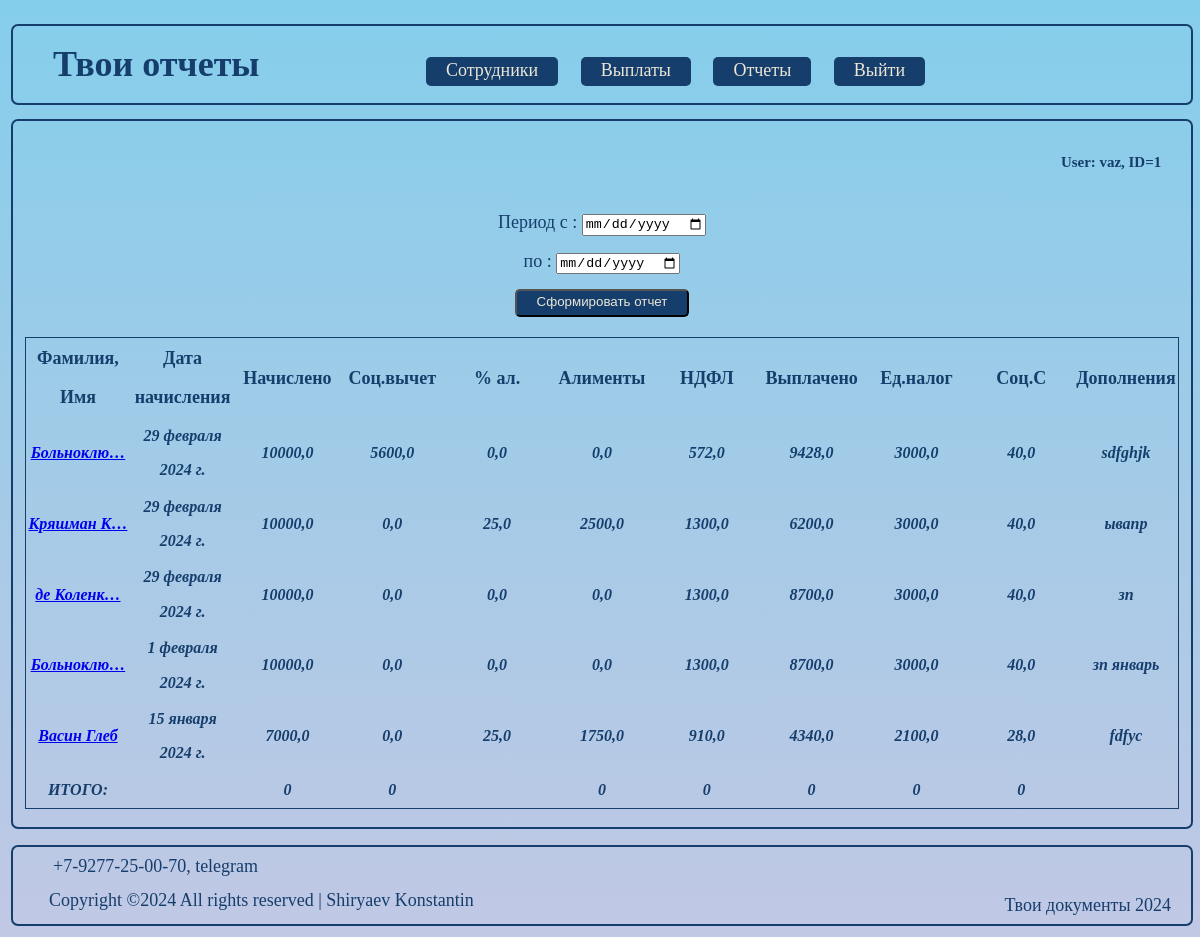
/report (signed in), run on an earlier commit of the app's database.
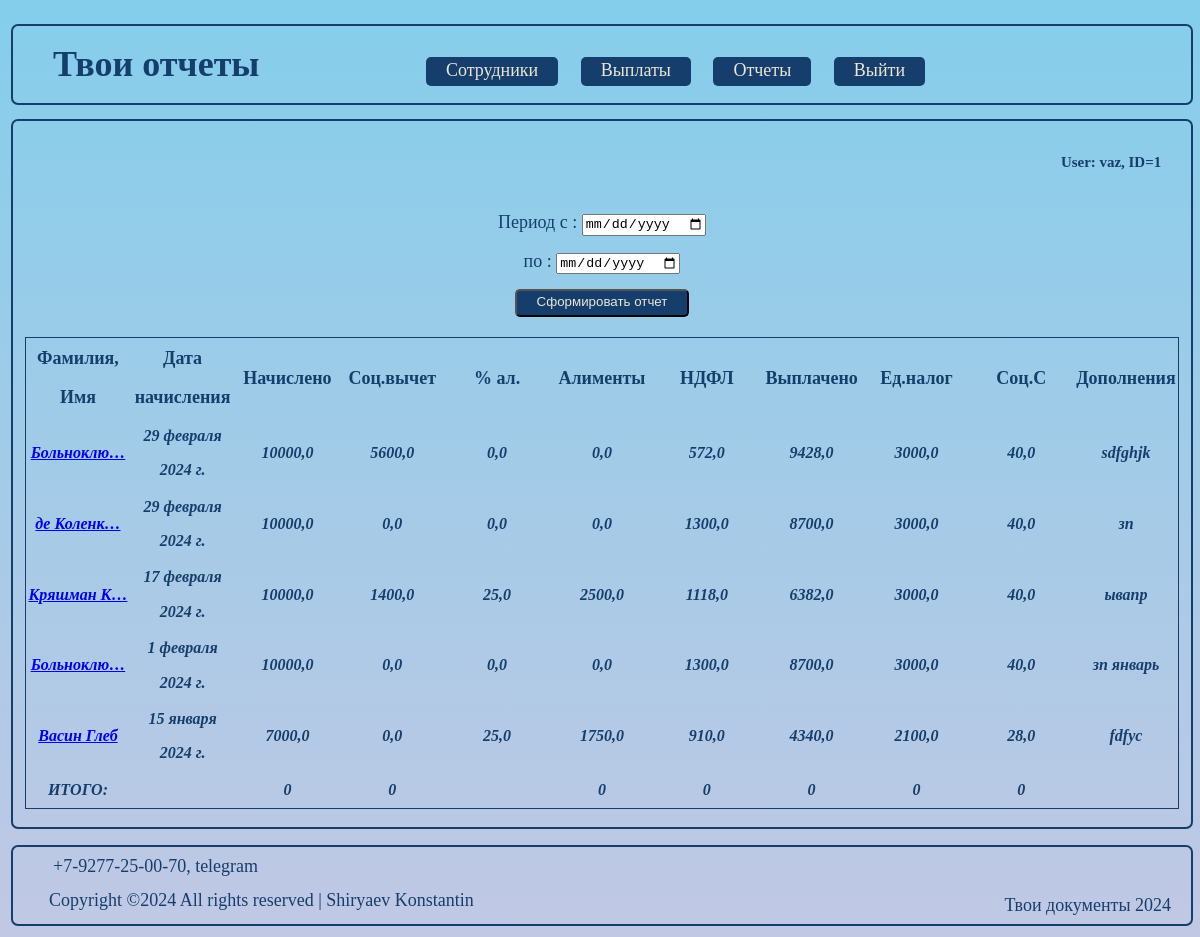
And on a later commit of the database.
### taxes/models.py (models this page shows, shortened)
class Accruals_and_taxes(models.Model):
    worker = models.ForeignKey(Staff, on_delete=models.CASCADE, verbose_name='Работник')
    payment_date = models.DateField(verbose_name='Дата выплаты')
    reporting_date = models.DateField(verbose_name='Дата начисления', default=default_datetime, blank= True,null=True)
    accrued = models.FloatField(verbose_name='Начислено')
    social_ded = models.FloatField(default=0, verbose_name='Соц.вычет уч.')
    alimony = models.FloatField(default=0, verbose_name='Алименты в %')
    description = models.TextField(blank=True, verbose_name='Описание')
    class Meta:
        verbose_name = 'Начисления'
    def income_tax(self):
        accrued = self.accrued
        social_ded = self.social_ded
        return (accrued - social_ded) * 0.13
    def alimony_tax(self):
        accrued = self.accrued
        alimony = self.alimony
        return accrued * alimony * 0.01
    def salary(self):
        accrued = self.accrued
        alimony_tax = self.alimony_tax()
        income_tax = self.income_tax()
        return accrued - (alimony_tax + income_tax)
    def single_tax(self):
        accrued = self.accrued
        return accrued * 0.3
    def injury_insurance(self):
        accrued = self.accrued
        return accrued * 0.004
    class Meta:
        verbose_name = 'Выплата'
        verbose_name_plural = 'Выплаты'

class Staff(models.Model):
    author = models.ForeignKey(User, on_delete=models.CASCADE, verbose_name='Компания')
    surname = models.CharField(max_length=24, verbose_name='Фамилия')
    name = models.CharField(max_length=24, verbose_name='Имя')
    patronimic = models.CharField(max_length=24, blank=True, verbose_name='Отчество')
    ITN = models.PositiveBigIntegerField(unique=True, validators=[MaxValueValidator(999999999999)], verbose_name='ИНН')
    post = models.CharField(max_length=24, verbose_name='Должность')
    dependents = models.IntegerField(default=0, verbose_name='Иждивенцы')
    employment_date = models.DateField(null=True, verbose_name='Дата приёма')
    description = models.TextField(max_length=150, blank=True, verbose_name='Описание')
    class Meta:
        ordering = ['surname']
        indexes = [
            models.Index(fields=['surname']),
            ]
        verbose_name = 'Сотрудники'
        verbose_name_plural = 'Персонал'
    def __str__(self):
        return f'{self.surname} {self.name}'

### taxes/views.py (the view, shortened to what this page needs)
# urls.py: path('report', FinreportList.as_view(queryset=Accruals_and_taxes.objects.all().order_by('-reporting_date', 'worker')), name='report'),
class FinreportList(LoginRequiredMixin, ListView):
    model = Accruals_and_taxes
    template_name = 'pay_charges/report.html'
    context_object_name = 'taxes'
    filter_class = ReportFilter
    def get_context_data(self, **kwargs):
        context = super().get_context_data(**kwargs)
        context['filter'] = ReportFilter(self.request.GET, queryset=self.get_queryset())
        d = self.request.GET.get # получаем параметры запроса (ключ: знчение)
        start_date = d('start_date') # получаем переменную start_date
        end_date = d('end_date') # получаем переменную end_date
        processed_request = Accruals_and_taxes.objects.filter(reporting_date__range = (start_date, end_date)) # находим отфильтрованные по дате ключ: значение словаря QuerySet
        def summ_accrued():
            summ = 0
            for item in processed_request.values('accrued'): # получаем начислеия за период
                for accrued in item.values():
                    for i in [accrued]:                      # получаем сумму начислений за период
                        summ += i
            return summ
        context['summ'] = summ_accrued
        def summ_social():
            summ = 0
            for item in processed_request:
                for i in [item.worker.dependents]:
                    if item.worker.dependents <= 2:
                        i = item.worker.dependents * 1400
                    elif item.worker.dependents >= 3:
                        i = (2800 + (3000 * int(item.worker.dependents - 2)))
                    else:
                        i = 0
                    summ += i
            return summ
        context['summ_social'] = summ_social
        def summ_social_d():
            summ = 0
            for item in processed_request:
                for i in [item.social_ded]:
                    summ += i
            return summ
        context['summ_social_d'] = summ_social_d
        def summ_inc_tax():
            summ = 0
            return summ
        context['summ_inc_tax'] = summ_inc_tax
        def summ_salary():
            summ = 0
            for item in processed_request:
                for i in [item.accrued - (item.accrued * item.alimony * 0.01) - (item.accrued - item.social_ded) * 0.13]:
                    summ += i
            return summ
        context['summ_salary'] = summ_salary
        def summ_alimony():
            summ = 0
            for item in processed_request:
                for i in [item.accrued * item.alimony * 0.01]:
                    summ += i
            return summ
        context['summ_al'] = summ_alimony
        def sum_singl_tax():
            summ = 0
            for item in processed_request:
                for i in [item.accrued * 0.3]:
                    summ += i
            return summ
        context['summ_singl_tax'] = sum_singl_tax
        def sum_injury_insurance():
            summ = 0
            for item in processed_request:
                for i in [item.accrued * 0.004]:
                    summ += i
            return summ
        context['summ_injury_insurance'] = sum_injury_insurance
        return context
    def get_queryset(self):
        self.filter = self.filter_class(self.request.GET, super().get_queryset())
        return self.filter.qs.all()

### taxes/templates/pay_charges/report.html (shortened to what this page needs)
{% extends 'flatpages/default.html' %}
{% block content %}
    <h5 class="title_1"> User: {{ request.user.username }},
        ID={{ request.user.id }}
    </h5>
    {% if taxes %}
    <div class="search_1">
        <form class="search-doc" method="GET">
            {{ filter.form }}
            <div class="d-grid gap-3 col-3 btn-wrapper">
                <input type="submit" class="btn" value="Сформировать отчет">
            </div>
    </div>
        <table class="table_blur">
            <thead>
                <tr>
                    <th scope="col">Фамилия, Имя</th>
                    <th scope="col">Дата начисления</th>
                    <th scope="col">Начислено</th>
                    <th scope="col">Соц.вычет</th>
                    <th scope="col">% ал.</th>
                    <th scope="col">Алименты</th>
                    <th scope="col">НДФЛ</th>
                    <th scope="col">Выплачено</th>
                    <th scope="col">Ед.налог</th>
                    <th scope="col">Соц.С</th>
                    <th scope="col">Дополнения</th>
                </tr>
            </thead>
            <tbody class="stab">
                {% for accruals_and_taxes in taxes %}
                    <tr>
                        <th scope="row"><a href="{% url 'charges' accruals_and_taxes.id %}" class="link-dark">
                            {{ accruals_and_taxes.worker|truncatechars:10 }}</a></th>
                        <th scope="row">{{ accruals_and_taxes.reporting_date }}</th>
                        <th scope="row">{{ accruals_and_taxes.accrued }}</th>
                        <th scope="row">{{ accruals_and_taxes.social_ded }}</th>
                        <th scope="row">{{ accruals_and_taxes.alimony }}</th>
                        <th scope="row">{{ accruals_and_taxes.alimony_tax }}</th>
                        <th scope="row">{{ accruals_and_taxes.income_tax }}</th>
                        <th scope="row">{{ accruals_and_taxes.salary }}</th>
                        <th scope="row">{{ accruals_and_taxes.single_tax }}</th>
                        <th scope="row">{{ accruals_and_taxes.injury_insurance }}</th>
                        <th scope="row">{{ accruals_and_taxes.description|truncatechars:12 }}</th>
                    </tr>
                     {% endfor %}
                    <tr>
                         <th scope="col">ИТОГО:</th>
                         <th scope="col"></th>
                         <th scope="col">{{ summ }}</th>
                         <th scope="col">{{ summ_social_d }}</th>
                         <th scope="col"></th>
                         <th scope="col">{{ summ_al }}</th>
                         <th scope="col">{{ summ_inc_tax }}</th>
                         <th scope="col">{{ summ_salary }}</th>
                         <th scope="col">{{ summ_singl_tax }}</th>
                         <th scope="col">{{ summ_injury_insurance }}</th>
                         <th scope="col"></th>
                    </tr>
            </tbody>
        </table>
    {% else %}
        <h2 class="doc-none">Отчетов нет!</h2>
    {% endif %}
{% endblock content %}

What changed in the data, as far as the page shows it:
shown differently, row unchanged: Accruals_and_taxes "зп": moves up the list
changed Accruals_and_taxes "ывапр": reporting_date "29 февраля 2024 г." → "17 февраля 2024 г."; social_ded "0,0" → "1400,0"; income_tax "1300,0" → "1118,0"; salary "6200,0" → "6382,0"
